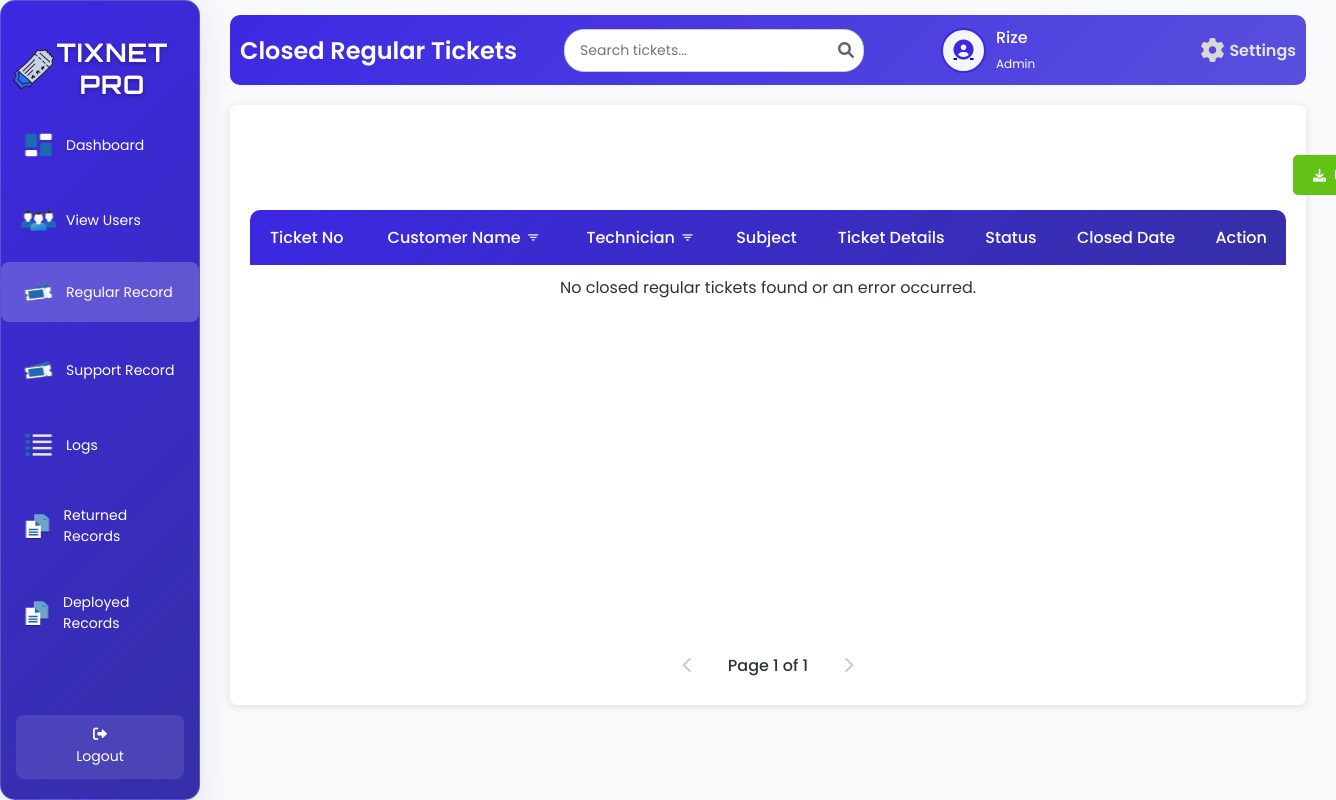
Page /regular_close.php (signed in) on the earlier database version.
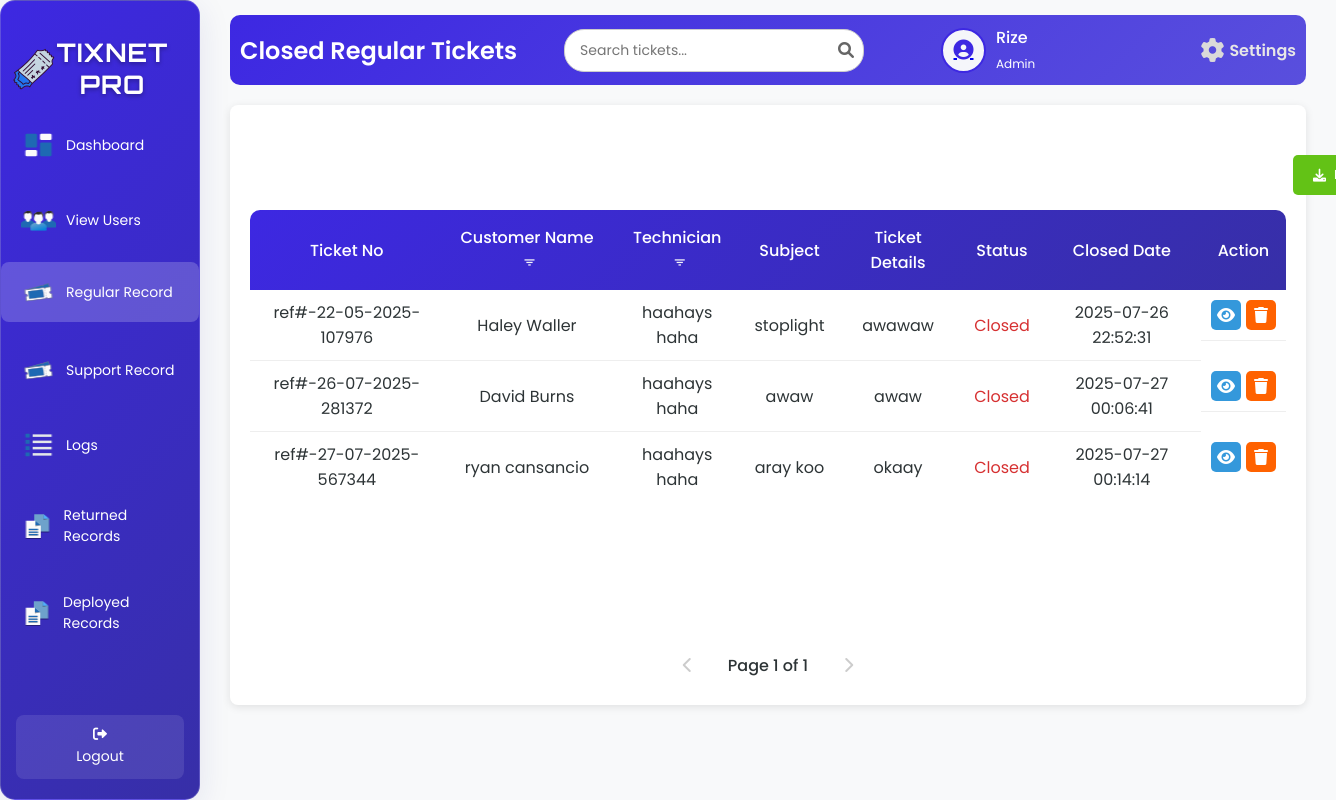
Same page on the later database version.
### tables this page shows
CREATE TABLE `tbl_user` (
  `u_id` int(50) NOT NULL,
  `u_fname` varchar(200) NOT NULL,
  `u_lname` varchar(200) NOT NULL,
  `u_email` varchar(200) NOT NULL,
  `u_username` varchar(200) NOT NULL,
  `u_password` varchar(200) NOT NULL,
  `u_type` varchar(200) NOT NULL,
  `u_status` varchar(200) NOT NULL
);

CREATE TABLE `tbl_close_regular` (
  `t_ref` varchar(200) NOT NULL,
  `t_aname` varchar(200) NOT NULL,
  `te_technician` varchar(200) NOT NULL,
  `t_subject` varchar(200) NOT NULL,
  `t_status` varchar(200) NOT NULL,
  `t_details` varchar(200) NOT NULL,
  `te_date` varchar(200) NOT NULL
);

### regular_close.php (the view, shortened to what this page needs)
<?php
include 'db.php';
$username = $_SESSION['username'] ?? '';
$firstName = $lastName = $userType = '';
$searchTerm = isset($_GET['search']) ? trim($_GET['search']) : '';
$page = isset($_GET['page']) ? max(1, (int)$_GET['page']) : 1;
$totalPages = 1;
$limit = 10;
$resultTickets = null;
$avatarPath = $_SESSION['avatarPath'];
try {
    $sqlUser = "SELECT u_fname, u_lname, u_type FROM tbl_user WHERE u_username = ?";
    $stmt = $conn->prepare($sqlUser);
    $stmt->bind_param("s", $username);
    $stmt->execute();
    $resultUser = $stmt->get_result();
    if ($resultUser->num_rows > 0) {
        $row = $resultUser->fetch_assoc();
        $firstName = $row['u_fname'] ?? '';
        $userType = $row['u_type'] ?? '';
    } else {
        throw new Exception("User not found.");
    }
    $params = [];
    $types = '';
    $sqlTotal = "SELECT COUNT(*) AS total FROM tbl_close_regular";
    $stmtTotal = $conn->prepare($sqlTotal);
    $stmtTotal->execute();
    $resultTotal = $stmtTotal->get_result();
    $totalTickets = $resultTotal->fetch_assoc()['total'] ?? 0;
    $totalPages = max(1, ceil($totalTickets / $limit));
    $page = min($page, $totalPages);
    $offset = ($page - 1) * $limit;
    $sqlTickets = "SELECT t_ref, t_aname, te_technician, t_subject, t_status, t_details, te_date
                   FROM tbl_close_regular";
    $sqlTickets .= " ORDER BY t_ref ASC LIMIT ? OFFSET ?";
    $stmtTickets = $conn->prepare($sqlTickets);
    $params[] = $limit;
    $params[] = $offset;
    $types .= 'ii';
    $stmtTickets->bind_param($types, ...$params);
    $stmtTickets->execute();
    $resultTickets = $stmtTickets->get_result();
} catch (Exception $e) {
    $errorMessage = htmlspecialchars($e->getMessage());
    echo "<script>alert('Error: $errorMessage');</script>";
}
?>
<!DOCTYPE html>
<html lang="en">
<head>
    <link rel="stylesheet" href="regular_close.css">
    <link rel="stylesheet" href="https://cdnjs.cloudflare.com/ajax/libs/font-awesome/6.0.0-beta3/css/all.min.css">
    <link rel="stylesheet" href="https://unpkg.com/boxicons@2.1.4/css/boxicons.min.css">
</head>
<body>
<div class="wrapper">
    <div class="sidebar glass-container">
        <h2><img src="image/logo.png" alt="Tix Net Icon" class="sidebar-icon">TixNet Pro</h2>
        <ul>
            <li><a href="adminD.php"><img src="image/main.png" alt="Dashboard" class="icon" /> <span>Dashboard</span></a></li>
            <li><a href="viewU.php"><img src="image/users.png" alt="View Users" class="icon" /> <span>View Users</span></a></li>
            <li><a href="regular_close.php" class="active"><img src="image/ticket.png" alt="Regular Record" class="icon" /> <span>Regular Record</span></a></li>
            <li><a href="support_close.php"><img src="image/ticket.png" alt="Supports Record" class="icon" /> <span>Support Record</span></a></li>
            <li><a href="logs.php"><img src="image/log.png" alt="Logs" class="icon" /> <span>Logs</span></a></li>
            <li><a href="returnT.php"><img src="image/record.png" alt="Returned Records" class="icon" /> <span>Returned Records</span></a></li>
            <li><a href="deployedT.php"><img src="image/record.png" alt="Deployed Records" class="icon" /> <span>Deployed Records</span></a></li>
        </ul>
        <footer>
            <a href="index.php" class="back-home"><i class="fas fa-sign-out-alt"></i> Logout</a>
        </footer>
    </div>
    <div class="container">
        <div class="upper">
            <h1>Closed Regular Tickets</h1>
            <div class="search-container">
                <input type="text" class="search-bar" id="searchInput" placeholder="Search tickets..." value="<?php echo htmlspecialchars($searchTerm); ?>" onkeyup="debouncedSearchTickets()">
                <span class="search-icon"><i class="fas fa-search"></i></span>
            </div>
            <div class="user-profile">
                <div class="user-icon">
                    <a href="image.php">
                        <?php
                        $cleanAvatarPath = preg_replace('/\?\d+$/', '', $avatarPath);
                        if (!empty($avatarPath) && file_exists($cleanAvatarPath)) {
                            echo "<img src='" . htmlspecialchars($avatarPath, ENT_QUOTES, 'UTF-8') . "' alt='User Avatar'>";
                        } else {
                            echo "<i class='fas fa-user-circle'></i>";
                        }
                        ?>
                    </a>
                </div>
                <div class="user-details">
                    <span><?php echo htmlspecialchars($firstName, ENT_QUOTES, 'UTF-8'); ?></span>
                    <small><?php echo htmlspecialchars(ucfirst($userType), ENT_QUOTES, 'UTF-8'); ?></small>
                </div>
                <a href="settings.php" class="settings-link">
                    <i class="fas fa-cog"></i>
                    <span>Settings</span>
                </a>
            </div>
        </div>
        <div class="table-box">
            <div class="action-buttons">
                <div class="export-container">
                    <button class="action-btn export-btn"><i class="fas fa-download"></i> Export</button>
                </div>
            </div>
            <table class="tickets-table">
                <thead>
                    <tr>
                        <th>Ticket No</th>
                        <th>Customer Name<button class="filter-btn" onclick="showCustomerFilterModal()"><i class='bx bx-filter'></i></button></th>
                        <th>Technician<button class="filter-btn" onclick="showTechnicianFilterModal()"><i class='bx bx-filter'></i></button></th>
                        <th>Subject</th>
                        <th>Ticket Details</th>
                        <th>Status</th>
                        <th>Closed Date</th>
                        <th>Action</th>
                    </tr>
                </thead>
                <tbody id="tickets-table-body">
                    <?php
                    if ($resultTickets !== null && $resultTickets->num_rows > 0) {
                        while ($row = $resultTickets->fetch_assoc()) {
                            $ticketData = json_encode([
                                'ref' => $row['t_ref'],
                                'aname' => $row['t_aname'] ?? '',
                                'technician' => $row['te_technician'] ?? '',
                                'subject' => $row['t_subject'] ?? '',
                                'details' => $row['t_details'] ?? '',
                                'status' => ucfirst(strtolower($row['t_status'] ?? '')),
                                'closed_date' => $row['te_date'] ?? 'N/A'
                            ], JSON_HEX_QUOT | JSON_HEX_TAG);
                            echo "<tr>
                                    <td>" . htmlspecialchars($row['t_ref']) . "</td>
                                    <td>" . htmlspecialchars($row['t_aname'] ?? '') . "</td>
                                    <td>" . htmlspecialchars($row['te_technician'] ?? '') . "</td>
                                    <td>" . htmlspecialchars($row['t_subject'] ?? '') . "</td>
                                    <td>" . htmlspecialchars($row['t_details'] ?? '') . "</td>
                                    <td class='status-closed'>" . ucfirst(strtolower($row['t_status'] ?? '')) . "</td>
                                    <td>" . htmlspecialchars($row['te_date'] ?? 'N/A') . "</td>
                                    <td class='action-buttons'>
                                        <span class='view-btn' onclick='showViewModal($ticketData)' title='View'><i class='fas fa-eye'></i></span>
                                        <span class='delete-btn' onclick=\"openDeleteModal('" . htmlspecialchars($row['t_ref'], ENT_QUOTES, 'UTF-8') . "')\" title='Delete'><i class='fas fa-trash'></i></span>
                                    </td>
                                  </tr>";
                        }
                    } else {
                        echo "<tr><td colspan='8'>No closed regular tickets found or an error occurred.</td></tr>";
                    }
                    ?>
                </tbody>
            </table>
            <div class="pagination" id="tickets-pagination">
                <?php
                $paginationParams = [];
                if ($page > 1) {
                    $paginationParams['page'] = $page - 1;
                    echo "<a href='regular_close.php?" . http_build_query($paginationParams) . "' class='pagination-link'><i class='fas fa-chevron-left'></i></a>";
                } else {
                    echo "<span class='pagination-link disabled'><i class='fas fa-chevron-left'></i></span>";
                }
                echo "<span class='current-page'>Page $page of $totalPages</span>";
                if ($page < $totalPages) {
                    $paginationParams['page'] = $page + 1;
                    echo "<a href='regular_close.php?" . http_build_query($paginationParams) . "' class='pagination-link'><i class='fas fa-chevron-right'></i></a>";
                } else {
                    echo "<span class='pagination-link disabled'><i class='fas fa-chevron-right'></i></span>";
                }
                ?>
            </div>
        </div>
    </div>
</div>
</body>
</html>

### regular_close.php (style rules this page uses)
.status-closed { color: var(--danger); }
.filter-btn { background: transparent !important; border: none; cursor: pointer; font-size: 15px; color: var(--light, #f5f8fc); margin-left: 5px; vertical-align: middle; padding: 0; outline: none; }
th .filter-btn { background: transparent !important; }

Differences in the rows shown:
added tbl_close_regular: t_ref "ref#-22-05-2025-107976", t_aname "Haley Waller", te_technician "haahays haha", t_subject "stoplight", t_details "awawaw", t_status "Closed", te_date "2025-07-26 22:52:31"
added tbl_close_regular: t_ref "ref#-26-07-2025-281372", t_aname "David Burns", te_technician "haahays haha", t_subject "awaw", t_details "awaw", t_status "Closed", te_date "2025-07-27 00:06:41"
added tbl_close_regular: t_ref "ref#-27-07-2025-567344", t_aname "ryan cansancio", te_technician "haahays haha", t_subject "aray koo", t_details "okaay", t_status "Closed", te_date "2025-07-27 00:14:14"
Other differences:
text no longer shown: "No closed regular tickets found or an error occurred."
